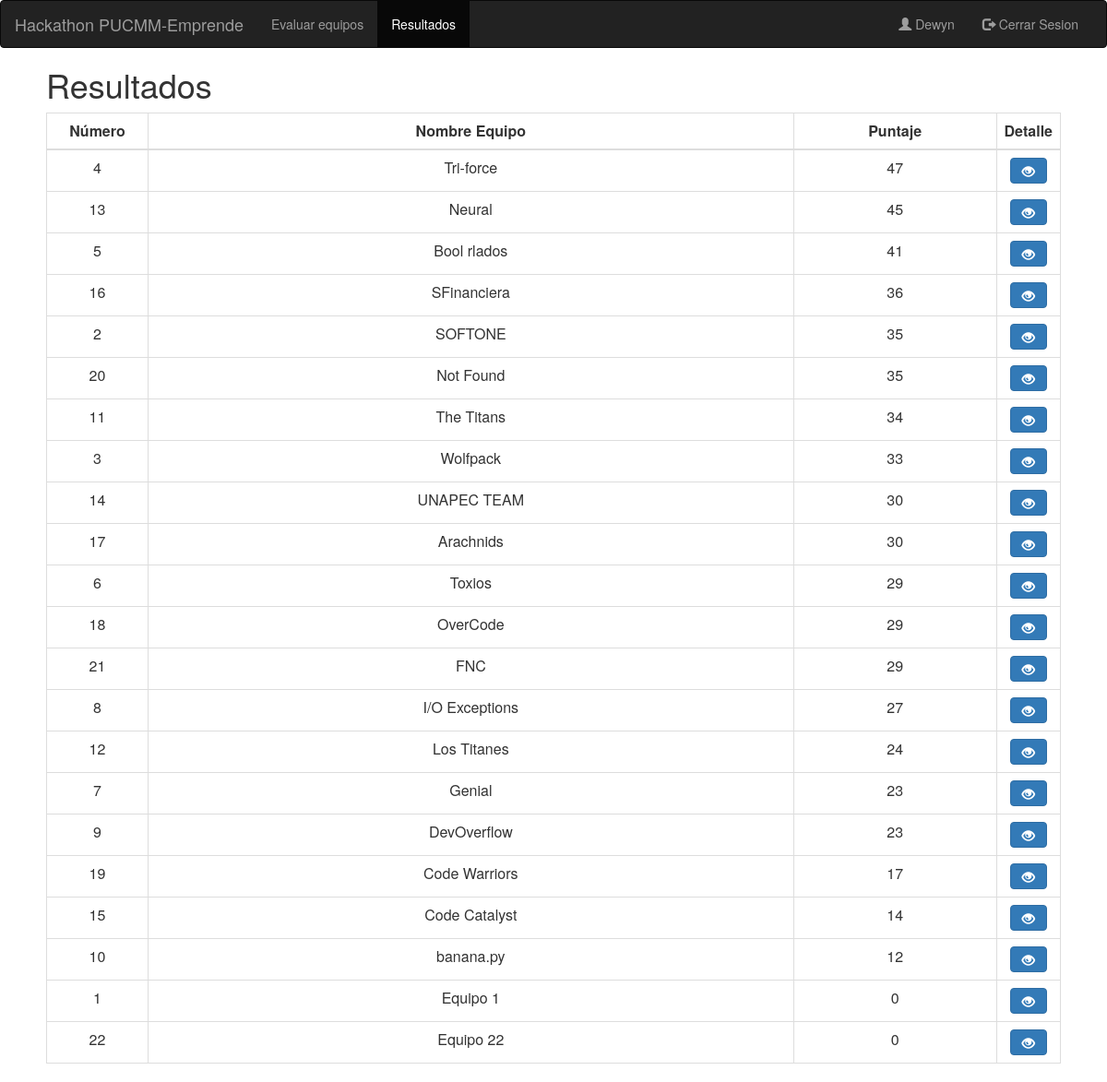
The page /resultados (signed in) on the database as committed earlier.
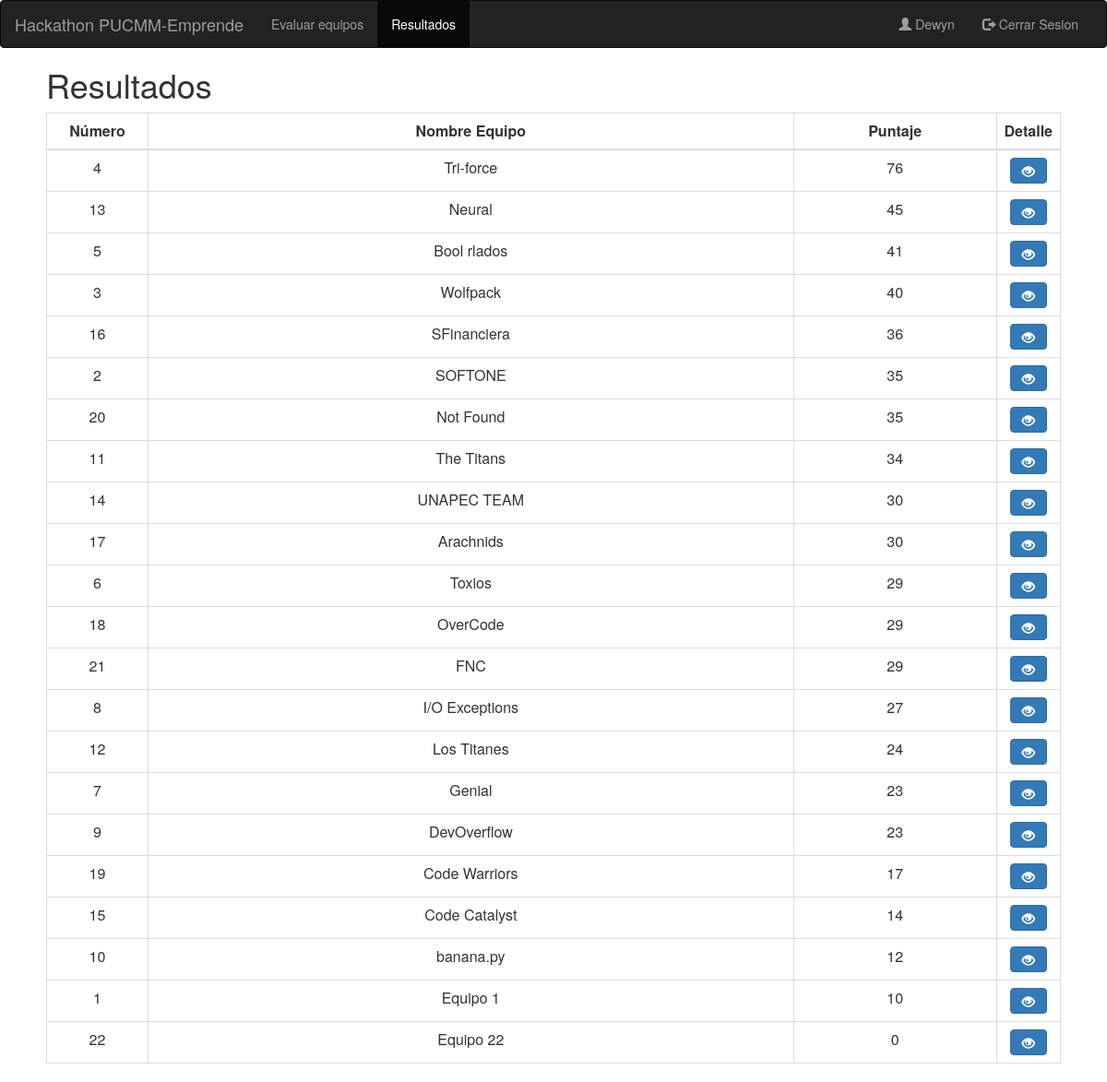
The same page on the database as committed later.
### evaluacion/models.py (models this page shows, shortened)
class Equipo(models.Model):
    nombre = models.CharField(max_length=15, null=False, blank=False)
    puntuacion = models.IntegerField(default=0)
    habilitado = models.BooleanField(null=False, default=True)

### evaluacion/views.py (the view)
# urls.py: path('resultados', ResultadosEquipos.as_view(), name='resultados'),
class ResultadosEquipos(LoginRequiredMixin, ListView):
    model = Equipo
    template_name = 'resultados.html'
    queryset = Equipo.objects.filter(habilitado=True).order_by('-puntuacion')
    paginate_by = 25
    login_url = settings.LOGIN_URL

### evaluacion/templates/resultados.html (shortened to what this page needs)
<html>
{% load bootstrap3 %}
    {% bootstrap_css %}
{% block navbar %}
    <nav class="navbar navbar-inverse">
        <div class="container-fluid">
            <div class="navbar-header">
                <a class="navbar-brand">Hackathon PUCMM-Emprende</a>
            </div>
            <div class="collapse navbar-collapse" id="myNavbar">
                <ul class="nav navbar-nav">
                    <li><a href="/equipos-evaluar">Evaluar equipos</a></li>
                    <li class="active"><a href="/resultados">Resultados</a></li>
                </ul>
                <ul class="nav navbar-nav navbar-right">
                    <li><a href="#"><span class="glyphicon glyphicon-user"></span> {{ user.get_username | capfirst }}
                    </a></li>
                    <li><a href="/logout"><span class="glyphicon glyphicon-log-out"></span> Cerrar Sesion</a></li>
                </ul>
            </div>
        </div>
    </nav>
{% endblock %}
{% block content %}
    <div class="list-group" style="margin-left: 50px; margin-right: 50px;">
        <h1>Resultados</h1>
        <table class="table table-bordered">
            <thead>
            <tr>
                <td class="text-center"><b>Número</b></td>
                <td class="text-center"><b>Nombre Equipo</b></td>
                <td class="text-center"><b>Puntaje</b></td>
                <td class="text-center"><b>Detalle</b></td>
            </tr>
            </thead>
            <tbody>
            {% for e in object_list %}
                <tr>
                    <td class="text-center" width="10%">{{ e.pk }}</td>
                    <td class="text-center">{{ e.nombre }}</td>
                    <td width="20%" class="text-center">{{ e.puntuacion }}</td>
                    <td width="5%" class="text-center"><a class="btn btn-primary" href="/detalle-puntos/{{ e.id }}">
                        <span class="glyphicon glyphicon-eye-open"></span></a></td>
                </tr>
            {% endfor %}
            </tbody>
        </table>
    </div>
{% endblock %}
</html>

Rows that differ between the two databases and show on the page:
changed Equipo "Tri-force": puntuacion "47" → "76"
changed Equipo "Wolfpack": puntuacion "33" → "40"; moves up the list
changed Equipo "Equipo 1": puntuacion "0" → "10"
